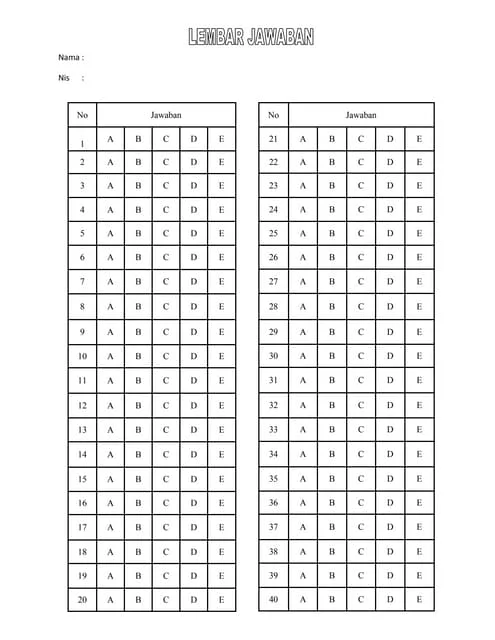
#> input picture dataset/template kosongg.jpg, 495 x 640 px; its folder holds only this picture in this run
$ python -i alignment.py   (imports and definitions only)   (older library calls are emulated)
#> lines starting #> are read from the running program, lines starting #| are printed output that depends on the picture; after the words box and inside, x2 and y2 are one past the last pixel; in counts of white or black regions, pixels touching at a corner belong together
"""Penyelarasan lembar jawaban terhadap citra templat.

Urutan metode pada mode otomatis:
1. Empat marker sudut  -> homography (paling akurat untuk lembar generator).
2. Empat sudut kertas  -> perspective transform.
3. ORB feature matching + homography.
4. Resize langsung (khusus gambar hasil scan yang sudah lurus).
"""
import cv2
import numpy as np

from config import CANONICAL_LONG_SIDE


def order_points(pts):
    """Urutkan 4 titik menjadi kiri-atas, kanan-atas, kanan-bawah, kiri-bawah."""
    pts = np.asarray(pts, dtype="float32").reshape(4, 2)
    rect = np.zeros((4, 2), dtype="float32")
    sums = pts.sum(axis=1)
    diffs = np.diff(pts, axis=1).reshape(-1)
    rect[0] = pts[np.argmin(sums)]
    rect[2] = pts[np.argmax(sums)]
    rect[1] = pts[np.argmin(diffs)]
    rect[3] = pts[np.argmax(diffs)]
    return rect


# [10 lines left out: function four_point_transform, not called in this run]


def blur_score(gray):
    """Variance of Laplacian: nilai kecil menandakan gambar buram."""
    return float(cv2.Laplacian(gray, cv2.CV_64F).var())


def _resize_long_side(image, long_side):
    h, w = image.shape[:2]
    scale = long_side / float(max(h, w))
    if scale >= 1.0:
        return image.copy(), 1.0
    return (
        cv2.resize(image, (max(1, int(w * scale)), max(1, int(h * scale))), interpolation=cv2.INTER_AREA),
        scale,
    )


def _edge_map(gray):
    blur = cv2.GaussianBlur(gray, (5, 5), 0)
    edged = cv2.Canny(blur, 60, 180)
    return cv2.dilate(edged, np.ones((3, 3), np.uint8), iterations=1)


# [6 lines left out: function preprocess_debug, not called in this run]


# Rasio sisi pendek/panjang lembar A4 sekitar 0.71 (potret) atau 1.41
# (lanskap). Foto yang miring masih wajar dalam rentang ini, tetapi kotak
# sempit di dalam lembar (mis. kolom tabel) harus ditolak agar tidak dipotong
# sebagai "kertas".
PAPER_ASPECT_RANGE = (0.40, 2.50)


def _is_plausible_paper_shape(quad):
    points = order_points(quad)
    width = max(
        np.linalg.norm(points[0] - points[1]),
        np.linalg.norm(points[2] - points[3]),
    )
    height = max(
        np.linalg.norm(points[0] - points[3]),
        np.linalg.norm(points[1] - points[2]),
    )
    if width <= 1.0 or height <= 1.0:
        return False
    aspect = width / height
    low, high = PAPER_ASPECT_RANGE
    return low <= aspect <= high


def detect_paper_corners(image):
    """Cari kontur kertas terbesar yang menyerupai segi empat."""
    resized, scale = _resize_long_side(image, 1000)
    gray = cv2.cvtColor(resized, cv2.COLOR_BGR2GRAY) if resized.ndim == 3 else resized
    edged = _edge_map(gray)
    contours, _ = cv2.findContours(edged, cv2.RETR_LIST, cv2.CHAIN_APPROX_SIMPLE)
    contours = sorted(contours, key=cv2.contourArea, reverse=True)[:12]
    image_area = float(resized.shape[0] * resized.shape[1])
    outline = resized.copy()
    best = None
    for contour in contours:
        area = cv2.contourArea(contour)
        if area < image_area * 0.18:
            continue
        peri = cv2.arcLength(contour, True)
        approx = cv2.approxPolyDP(contour, 0.02 * peri, True)
        if len(approx) != 4 or not cv2.isContourConvex(approx):
            continue
        if not _is_plausible_paper_shape(approx):
            continue
        best = approx
        break
    debug = {"edges": edged}
    if best is None:
        return None, debug
    cv2.drawContours(outline, [best], -1, (0, 200, 0), 4)
    debug["outline"] = outline
    corners = best.reshape(4, 2).astype("float32") / max(scale, 1e-6)
    return corners, debug


def _center_of(contour):
    moments = cv2.moments(contour)
    if abs(moments["m00"]) < 1e-6:
        x, y, w, h = cv2.boundingRect(contour)
        return float(x + w / 2.0), float(y + h / 2.0)
    return float(moments["m10"] / moments["m00"]), float(moments["m01"] / moments["m00"])


def detect_markers(image):
    """Deteksi marker kotak hitam dan kembalikan 4 titik terurut."""
    gray = cv2.cvtColor(image, cv2.COLOR_BGR2GRAY) if image.ndim == 3 else image
    blur = cv2.GaussianBlur(gray, (5, 5), 0)
    _, binary = cv2.threshold(blur, 0, 255, cv2.THRESH_BINARY_INV + cv2.THRESH_OTSU)
    contours, _ = cv2.findContours(binary, cv2.RETR_LIST, cv2.CHAIN_APPROX_SIMPLE)
    image_area = float(gray.shape[0] * gray.shape[1])
    min_area = image_area * 0.00004
    max_area = image_area * 0.02
    candidates = []
    for contour in contours:
        area = cv2.contourArea(contour)
        if area < min_area or area > max_area:
            continue
        x, y, w, h = cv2.boundingRect(contour)
        if h == 0 or w == 0:
            continue
        aspect = w / float(h)
        extent = area / float(w * h)
        if not (0.78 <= aspect <= 1.28):
            continue
        if extent < 0.82:
            continue
        peri = cv2.arcLength(contour, True)
        approx = cv2.approxPolyDP(contour, 0.04 * peri, True)
        if len(approx) != 4:
            continue
        cx, cy = _center_of(contour)
        candidates.append(
            {
                "x": cx,
                "y": cy,
                "area": area,
                "size": float(max(w, h)),
                "contour": contour,
            }
        )

    if len(candidates) < 4:
        return []

    h, w = gray.shape[:2]
    for item in candidates:
        # jarak relatif ke sudut terdekat, dipakai untuk memilih 4 marker terluar
        item["corner_score"] = min(
            (item["x"] ** 2 + item["y"] ** 2) ** 0.5,
            ((w - item["x"]) ** 2 + item["y"] ** 2) ** 0.5,
            (item["x"] ** 2 + (h - item["y"]) ** 2) ** 0.5,
            ((w - item["x"]) ** 2 + (h - item["y"]) ** 2) ** 0.5,
        )
    candidates.sort(key=lambda item: item["corner_score"])
    chosen = candidates[:4]
    points = np.array([[item["x"], item["y"]] for item in chosen], dtype="float32")
    ordered = order_points(points)
    return [{"x": float(p[0]), "y": float(p[1])} for p in ordered]


# [136 lines left out: functions _valid_homography, _warp, _marker_warp, _orb_warp, align_to_template, not called in this run]


def prepare_reference(image):
    """Rektifikasi citra templat kosong dan deteksi marker acuannya."""
    resized, scale = _resize_long_side(image, 1800)
    corners, debug = detect_paper_corners(resized)
    if corners is not None:
        rect = order_points(corners)
        width = max(np.linalg.norm(rect[0] - rect[1]), np.linalg.norm(rect[2] - rect[3]))
        height = max(np.linalg.norm(rect[0] - rect[3]), np.linalg.norm(rect[1] - rect[2]))
        if width <= 0 or height <= 0:
            reference = resized
            method = "resize"
        else:
            if height >= width:
                target_h = CANONICAL_LONG_SIDE
                target_w = max(1, int(round(CANONICAL_LONG_SIDE * width / height)))
            else:
                target_w = CANONICAL_LONG_SIDE
                target_h = max(1, int(round(CANONICAL_LONG_SIDE * height / width)))
            reference = four_point_transform(resized, corners, target_w, target_h)
            method = "paper"
    else:
        reference = resized
        method = "resize"

    markers = detect_markers(reference)
    return reference, {"method": method, "markers": markers, "debug": debug, "scale": scale}

>>> import cv2
>>> picture = cv2.imread('../dataset/template kosongg.jpg')
#> picture is the input picture: shape (640, 495, 3); mean B, G, R 237.3, 237.3, 237.3
>>> result = prepare_reference(picture)
#> in prepare_reference, `resized, scale = _resize_long_side(image, 1800)`: scale = 1
#> in _edge_map, `blur = cv2.GaussianBlur(gray, (5, 5), 0)`:
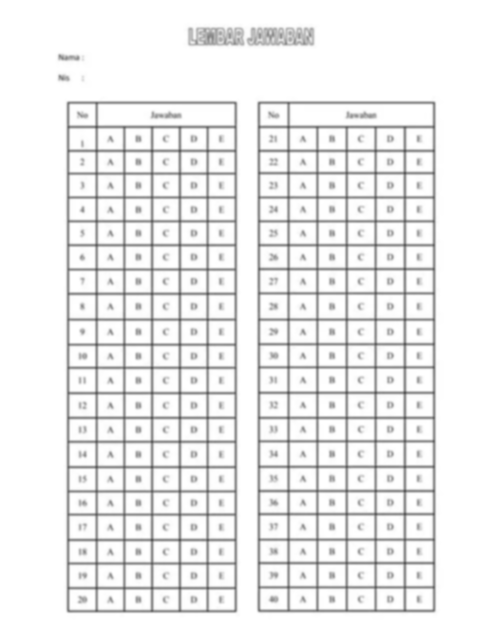
#> blur: shape (640, 495); min 88, max 255, mean 237.3
#> in _edge_map, `edged = cv2.Canny(blur, 60, 180)`:
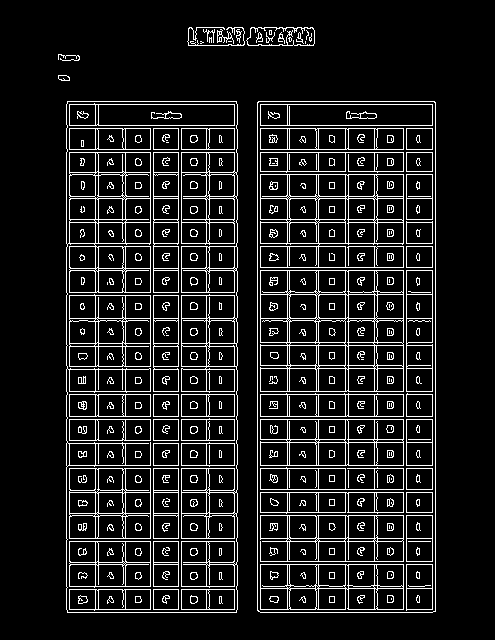
#> edged: shape (640, 495); 10.8% white in thin lines or dots, all inside (x1, y1, x2, y2) = (58, 27, 436, 613)
#> in _edge_map, `return cv2.dilate(edged, np.ones((3, 3), np.uint8), iterations=1)`:
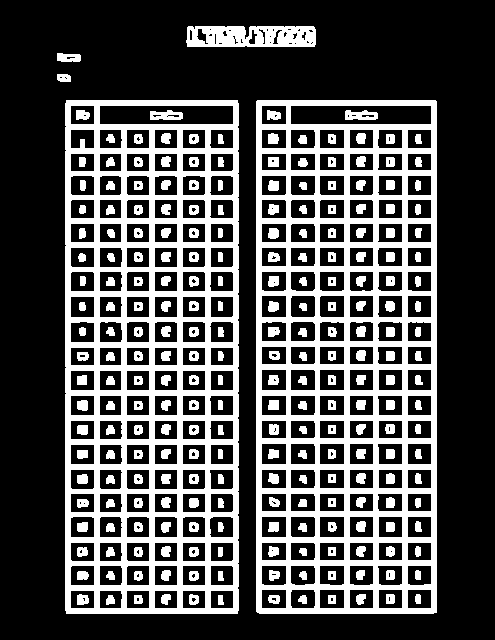
#> returned value: shape (640, 495); 30.7% white; 248 white regions
#> in detect_paper_corners, `contours, _ = cv2.findContours(edged, cv2.RETR_LIST, cv2.CHAIN_APPROX_..`: contours = 618 contours, 115 with area under 20; largest, box (x1, y1, x2, y2) and area: (256, 100, 437, 614) 92334, (65, 100, 239, 614) 88700, (290, 105, 432, 125) 2677, (99, 105, 234, 125) 2544, (186, 26, 316, 47) 2494
#> in detect_paper_corners, `contours = sorted(contours, key=cv2.contourArea, reverse=True)[:12]`: contours = 12 contours; largest, box (x1, y1, x2, y2) and area: (256, 100, 437, 614) 92334, (65, 100, 239, 614) 88700, (290, 105, 432, 125) 2677, (99, 105, 234, 125) 2544, (186, 26, 316, 47) 2494
#> the loop in detect_paper_corners, `for contour in contours:` made 12 passes
#> area on passes 3 to 12: 2677, 2544, 2493.5, 548, 545, 541, 528, 526, 526, 523
#> (area, peri, points in _is_plausible_paper_shape, width in _is_plausible_paper_shape) on passes 1 to 2: (92333.5, 1383.1, [[257, 100], [436, 101], [436, 612], [256, 611]], 180), (88700, 1390.4, [[66, 100], [238, 103], [237, 613], [65, 610]], 172)
#> in prepare_reference, `corners, debug = detect_paper_corners(resized)`: debug = 1 item
#> in detect_markers, `_, binary = cv2.threshold(blur, 0, 255, cv2.THRESH_BINARY_INV + cv2.TH..`:
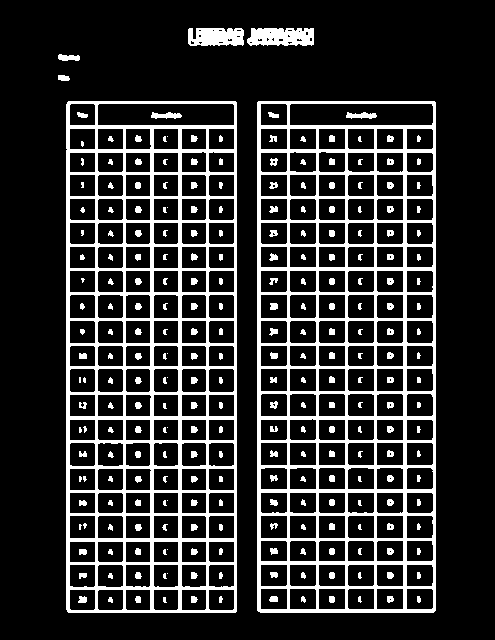
#> binary: shape (640, 495); 17.5% white; 262 white regions (39 under 20 px)
#> in detect_markers, `contours, _ = cv2.findContours(binary, cv2.RETR_LIST, cv2.CHAIN_APPROX..`: contours = 552 contours, 192 with area under 20; largest, box (x1, y1, x2, y2) and area: (257, 101, 436, 613) 90952, (66, 101, 237, 613) 86862, (289, 103, 434, 126) 3160, (97, 103, 235, 126) 3009, (247, 28, 314, 46) 994
#> the loop in detect_markers, `for contour in contours:` made 552 passes
#> (area, aspect, extent, peri) on passes 14 to 16: (541, 1.23, 0.911, 90.49), (521.5, 1.18, 0.912, 89.07), (520, 1.18, 0.909, 88.49)
#> after the loop in detect_markers, `for contour in contours:`: candidates = 236 items
#> in detect_markers, `chosen = candidates[:4]`: chosen = 4 items
#> in detect_markers, `points = np.array([[item["x"], item["y"]] for item in chosen], dtype="..`: points = [[419.4, 598.5], [82, 599.4], [419.4, 575], [82.02, 575.4]]
#> in detect_markers, `ordered = order_points(points)`: ordered = [[82.02, 575.4], [419.4, 575], [419.4, 598.5], [82, 599.4]]
#> in prepare_reference, `markers = detect_markers(reference)`: markers = 4 items
